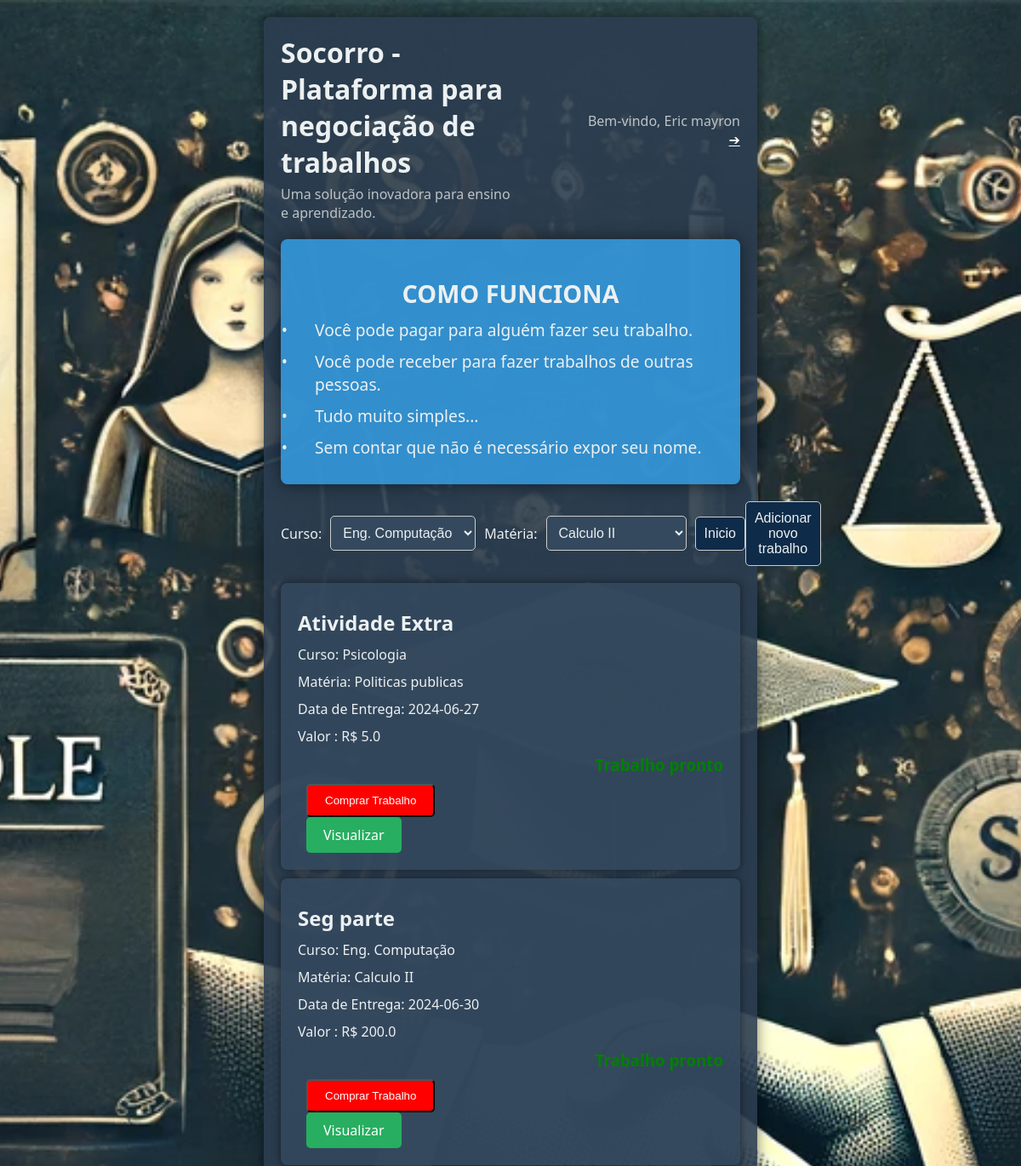
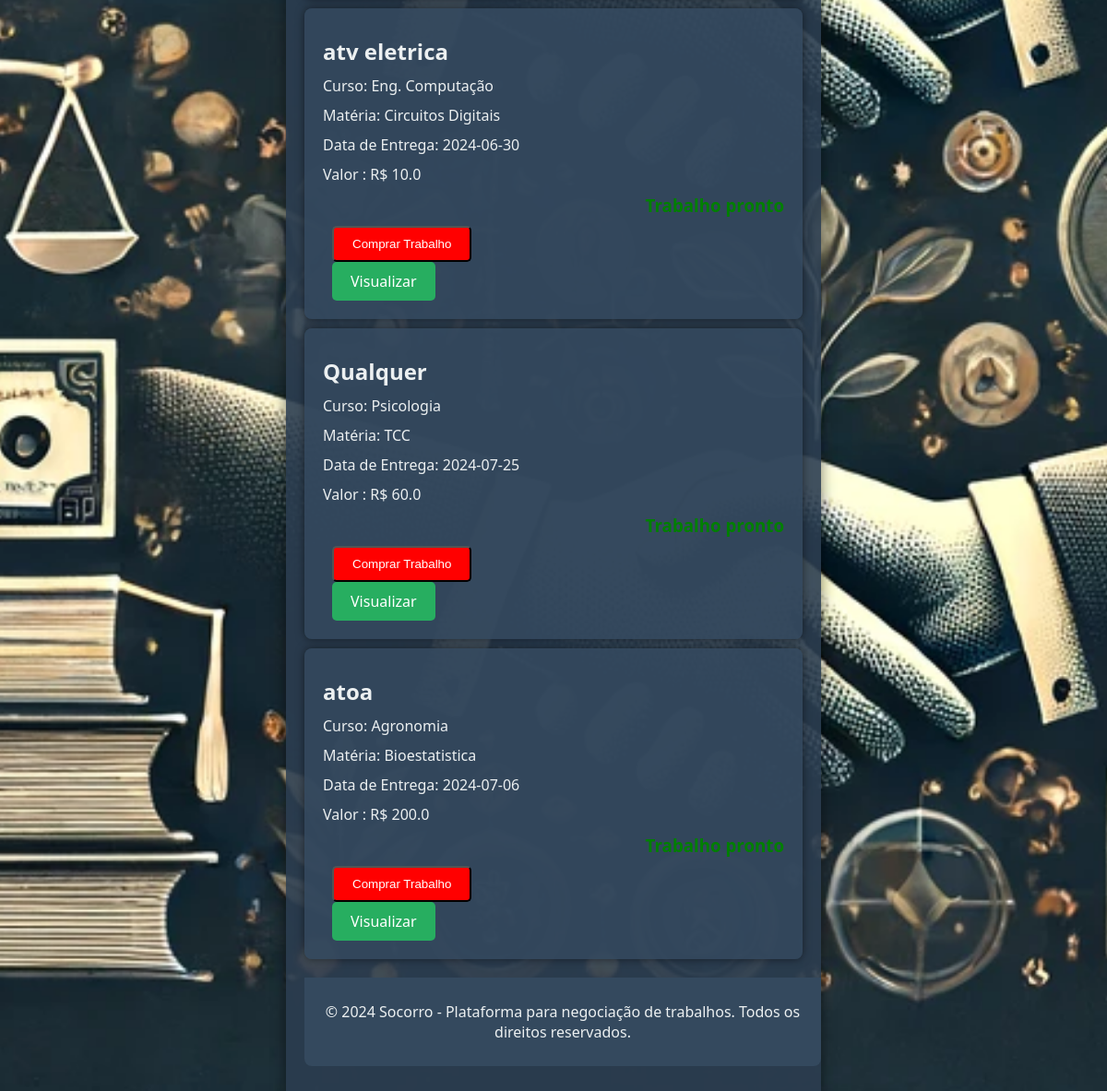
/2inicio/, run on the app's committed database (2 pictures, top to bottom).
### socorro_app/models.py (models this page shows, shortened)
class Usuario(models.Model):
    id_usuario = models.AutoField(primary_key=True)
    nome = models.TextField(max_length=255)
    cell = models.IntegerField()
    saldo = models.IntegerField()
    chave_pix = models.CharField(max_length=200)
    gmail = models.EmailField(max_length=500)
    senha = models.CharField(max_length=100)
    Trabalhos_aceitos = models.CharField(max_length=100)
    Trabalhos_feitos = models.CharField(max_length=100)

class Trabalhos_fazer(models.Model):
    curso_trab = models.ForeignKey(Cursos_class, on_delete=models.CASCADE)
    fazer_materia = models.ForeignKey(Materias_class, on_delete=models.CASCADE)
    trabalho = models.CharField(max_length=200)
    trabalho_cm_pronto = models.FileField(upload_to='pronto/')
    quem_pediu_fazer = models.CharField(max_length=200)
    quem_fez = models.FloatField()
    quem_pago=models.CharField(max_length=1000)
    data = models.CharField(max_length=100)
    valor_afazer = models.FloatField()
    pago = models.FloatField()

class Cursos_class(models.Model):
    cursos = models.CharField(max_length=200)

class Materias_class(models.Model):
    pai = models.ForeignKey(Cursos_class, on_delete=models.CASCADE)
    materias = models.CharField(max_length=200)

class TrabalhoArquivo(models.Model):
    trabalho = models.ForeignKey(Trabalhos_fazer, related_name='arquivos', on_delete=models.CASCADE)
    arquivo = models.FileField(upload_to='uploads/')

### socorro_app/views.py (the view)
# urls.py: path('<int:id_usu>inicio/', views.inicio, name='inicio'),
def inicio(request,id_usu):
    cursos= Cursos_class.objects.all()
    materias=Materias_class.objects.all()
    trabalhos = Trabalhos_fazer.objects.all()
    usuario = Usuario.objects.filter(id_usuario=id_usu)
    return render(request, 'socorro_app/inicio.html',{"usu":usuario,"curso":cursos,"materias":materias,'trabalhos': trabalhos})

### socorro_app/templates/socorro_app/inicio.html (shortened to what this page needs)
<!DOCTYPE html>
<html lang="pt-BR">
<head>
    {% load static %}
    <link rel="stylesheet" href="{% static 'css/style_2 .css' %}">
</head>
<body>
    <div class="container">
        <div class="header">
            <div class="project-idea">
                <h1>Socorro - Plataforma para negociação de trabalhos</h1>
                <p>Uma solução inovadora para ensino e aprendizado.</p>
            </div>
            <div class="user-profile">
                <p>Bem-vindo, {{ usu.0.nome }}</p>
                <a href="{% url 'socorro_app:perfil' id_usu=usu.0.id_usuario %}">➔</a>
            </div>
        </div>
        <div class="content">
            <section class="how-it-works">
                <h2>Como Funciona</h2>
                <ul>
                    <li>Você pode pagar para alguém fazer seu trabalho.</li>
                    <li>Você pode receber para fazer trabalhos de outras pessoas.</li>
                    <li>Tudo muito simples...</li>
                    <li>Sem contar que não é necessário expor seu nome.</li>
                </ul>
            </section>
            <div class="search-filter">
                <label for="comboCursos">Curso:</label>
                <select id="comboCursos" onchange="enviarCursoSelecionado()">
                    {% for cur in curso %}
                    <option value="{{ cur.id }}">{{ cur.cursos }}</option>
                    {% endfor %}
                </select>
                <label for="comboMaterias">Matéria:</label>
                <select id="comboMaterias">
                    {% for mate in materias %}
                    <option value="{{ mate.id }}">{{ mate.materias }}</option>
                    {% endfor %}
                </select>
                <form action="{% url 'socorro_app:inicio' id_usu=usu.0.id_usuario %}">
                    <button type="submit">Inicio</button>
                </form>
                {% for usuario in usu %}
                <form action="{% url 'socorro_app:novo' id_usu=usuario.id_usuario valida=0 %}" method="post">
                    <button type="submit">Adicionar novo trabalho</button>
                </form>
                {% endfor %}
            </div>
            {% for trabalho in trabalhos %}
            <div class="image-list">
                <div class="image-item">
                    <div class="image-details">
                        <h2>{{ trabalho.trabalho }}</h2>
                        <p>Curso: {{ trabalho.curso_trab.cursos }}</p>
                        <p>Matéria: {{ trabalho.fazer_materia.materias }}</p>
                        <p>Data de Entrega: {{ trabalho.data }}</p>
                        {% if trabalho.trabalho_cm_pronto != "pendente"%}
                        <p>Valor : R$ {{ trabalho.pago }}</p>
                        <h3 style="color: green;">Trabalho pronto</h3>
                        <form action="{% url 'socorro_app:tela_compra' id_usu=usu.0.id_usuario trabalho=trabalho.id %}" method="get">
                            <button type="submit" style="background-color: red;">Comprar Trabalho</button>
                        </form>
                        {% endif %}
                            {% for arquivo in trabalho.arquivos.all %}
                            <a href="{{ arquivo.arquivo.url }}" target="_blank">Visualizar</a>
                            {% endfor %}
                    </div>
                </div>
                {% endfor %}
        </div>
        <div class="footer">
            <p>&copy; 2024 Socorro - Plataforma para negociação de trabalhos. Todos os direitos reservados.</p>
        </div>
    </div>
</body>
</html>

### socorro_app/static/css/style_2 .css (style rules this page uses)
body { background-color: #1e1e1e; font-family: 'Segoe UI', Tahoma, Geneva, Verdana, sans-serif; margin: 0; padding: 0; display: flex; justify-content: center; align-items: flex-start; min-height: 100vh; background-image: url('/static/imgs/fundo_2.webp'); background-size: cover; background-position: center; background-attachment: fixed; overflow-y: auto; }
.container { max-width: 45%; background-color: rgba(44, 62, 80, 0.9); border-radius: 8px; box-shadow: 0 0 15px rgba(0, 0, 0, 0.5); padding: 20px; display: flex; flex-direction: column; align-items: center; color: #ecf0f1; margin: 20px; transition: transform 0.3s ease, box-shadow 0.3s ease; }
.header { width: 100%; display: flex; justify-content: space-between; align-items: center; margin-bottom: 20px; }
.header .project-idea { flex: 1; animation: fadeInDown 1s ease; }
.header .user-profile { flex: 1; text-align: right; animation: fadeInDown 1s ease 0.5s; }
.header .user-profile a { color: white; }
.header h1 { margin: 0; color: #ecf0f1; font-size: 2rem; animation: glow 2s infinite alternate; }
.header p { margin: 5px 0 0; color: #bdc3c7; }
.content { width: 100%; }
.how-it-works { background-color: rgba(52, 152, 219, 0.9); color: #ecf0f1; padding: 20px; border-radius: 8px; margin-bottom: 20px; text-align: center; box-shadow: 0 0 20px rgba(0, 0, 0, 0.5); animation: fadeInUp 1s ease; }
.how-it-works h2 { font-size: 1.8rem; text-transform: uppercase; margin-bottom: 10px; }
.how-it-works ul { list-style-type: none; padding: 0; text-align: left; max-width: 600px; margin: 0 auto; }
.how-it-works ul li { margin-bottom: 10px; font-size: 1.2rem; color: #ecf0f1; padding-left: 20px; position: relative; }
.how-it-works ul li:before { content: "\2022"; color: #ecf0f1; display: inline-block; width: 1em; margin-left: -1em; position: absolute; left: 0; top: 0; animation: bounce 2s infinite alternate; }
.search-filter { display: flex; justify-content: left; align-items: center; margin-bottom: 20px; width: 100%; animation: fadeInUp 1s ease 0.5s; }
.search-filter label { margin-right: 10px; }
.search-filter select { padding: 10px; font-size: 1rem; border-radius: 5px; border: 1px solid #ccc; margin-right: 10px; background-color: #34495e; color: #ecf0f1; transition: background-color 0.3s ease, transform 0.3s ease; }
.search-filter form { margin-left: auto; }
.search-filter button { padding: 10px; font-size: 1rem; border-radius: 5px; border: 1px solid #ccc; background-color: #0e2b49; color: #ecf0f1; transition: background-color 0.3s ease, transform 0.3s ease; }
.image-list { width: 100%; margin-bottom: 20px; }
.image-item { display: flex; justify-content: space-between; align-items: center; background-color: rgba(52, 73, 94, 0.9); border-radius: 8px; box-shadow: 0 0 10px rgba(0, 0, 0, 0.5); margin: 10px 0; padding: 20px; transition: transform 0.3s ease, box-shadow 0.3s ease; animation: fadeInUp 1s ease; }
.image-details { flex: 1; }
.image-details p { margin: 10px 0; color: #ecf0f1; }
.image-details h2 { margin: 10px 0; color: #ecf0f1; }
.image-details h3 { margin: 10px 0; color: #e74c3c; font-weight: bold; text-align: right; }
.image-item button, .image-item a { display: inline-block; padding: 10px 20px; text-decoration: none; border-radius: 5px; transition: background-color 0.3s ease, transform 0.3s ease; margin-left: 10px; }
.image-item button { background-color: #d24444; color: #fff; }
.image-item a { background-color: #27ae60; color: #fff; }
.footer { background-color: #34495e; color: #ecf0f1; text-align: center; padding: 10px; border-bottom-left-radius: 8px; border-bottom-right-radius: 8px; margin-top: 20px; width: 100%; }

### data on the page
Usuario: nome "Eric mayron"
Trabalhos_fazer: trabalho "Atividade Extra", curso_trab.cursos "Psicologia", fazer_materia.materias "Politicas publicas", data "2024-06-27", pago "5.0"
Trabalhos_fazer: trabalho "Seg parte", curso_trab.cursos "Eng. Computação", fazer_materia.materias "Calculo II", data "2024-06-30", pago "200.0"
Trabalhos_fazer: trabalho "atv eletrica", curso_trab.cursos "Eng. Computação", fazer_materia.materias "Circuitos Digitais", data "2024-06-30", pago "10.0"
Trabalhos_fazer: trabalho "Qualquer", curso_trab.cursos "Psicologia", fazer_materia.materias "TCC", data "2024-07-25", pago "60.0"
Trabalhos_fazer: trabalho "atoa", curso_trab.cursos "Agronomia", fazer_materia.materias "Bioestatistica", data "2024-07-06", pago "200.0"

### other printed values
form field value "Eng. Computação"
form field value "Calculo II"
